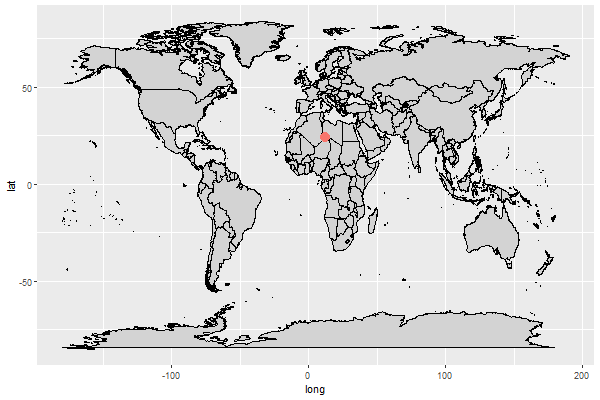

Write the R code that produced this figure.
library(ggplot2)
library(ggspatial)
library(tidyverse)

args <- commandArgs(TRUE)
 
X <- as.numeric(args[1])
Y <- as.numeric(args[2])

world <- map_data("world")
sites<- data.frame(longitude = c(X), latitude = c(Y))

p <- ggplot() +
  geom_map(
    data = world, map = world,
    aes(long, lat, map_id = region),
    color = "black", fill = "lightgray", size = 0.5
  ) +
  geom_point(
    data = sites,
    aes(longitude, latitude, color='red', size = 2),
  ) +
  theme(legend.position = "None")

png("map.png", width = 600, height = 400)

print(p)
dev.off()
